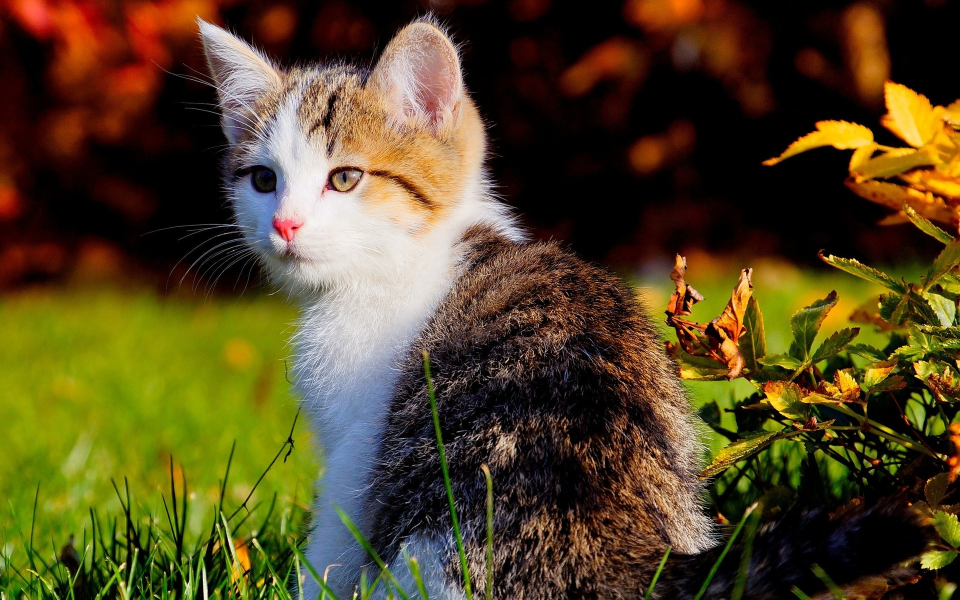
#> input picture cats/cat1.jpg, 1920 x 1200 px (shown at 1/2 size)
$ python edge_detection.py
#> lines starting #> are read from the running program, lines starting #| are printed output that depends on the picture; after the words box and inside, x2 and y2 are one past the last pixel; in counts of white or black regions, pixels touching at a corner belong together
#> further down, img is the input picture: shape (1200, 1920, 3); mean B, G, R 36.2, 70.9, 85.3
### myfunc.py
import cv2 as cv

# resize image frames
def resizeFrame(frame, scale=0.75):
#> called with scale = 0.4
    height = int(frame.shape[0] * scale)
#> height = 480
    width = int(frame.shape[1] * scale)
#> width = 768
    # height = 400
    # width = 500
    dimentions = (width, height)
#> dimentions = (768, 480)
    return cv.resize(frame, dimentions, interpolation=cv.INTER_AREA)

# put size of the image on the upper left corner
def putSize(frame):
    text = str(frame.shape[0]) + " X " + str(frame.shape[1])
#> text = '480 X 768'
    cv.putText(frame, text, (50,50), cv.FONT_HERSHEY_DUPLEX, 1.5, (0,0,255), thickness=2)
    return frame

### edge_detection.py
import cv2 as cv
import numpy as np
import matplotlib.pyplot as plt
from myfunc import resizeFrame
from myfunc import putSize

# read image frame
img = cv.imread("cats/cat1.jpg")
img = resizeFrame(img, .4)
img = putSize(img)
# cv.imshow("img", img)


# grey scale
grey = cv.cvtColor(img, cv.COLOR_BGR2GRAY)
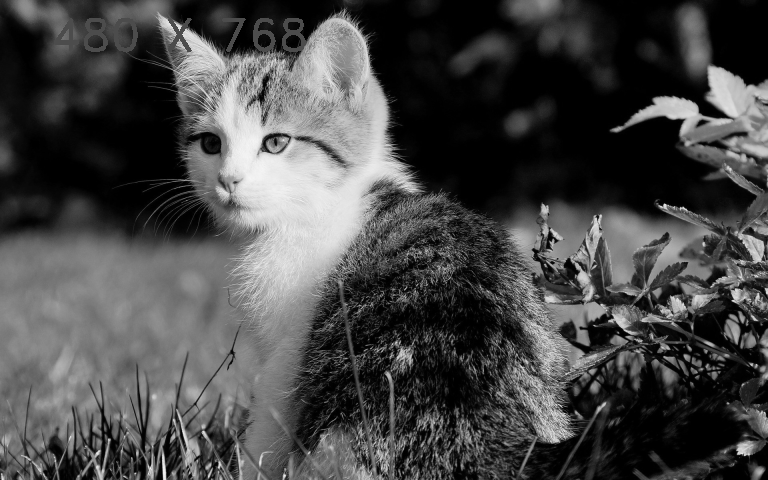
#> grey: shape (480, 768); min 0, max 245, mean 71.4
cv.imshow("grey", grey)


# laplacian method

lap = cv.Laplacian(grey, cv.CV_64F)
lap = np.uint8(np.absolute(lap))
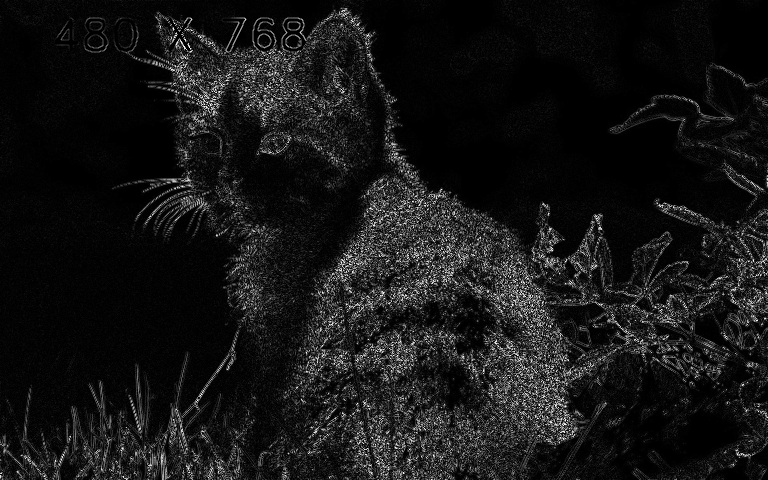
#> lap: shape (480, 768); min 0, max 255, mean 21.8
# cv.imshow("lpa", lap)

# solbel

sobel_x = cv.Sobel(grey, cv.CV_64F, 1, 0)
sobel_y = cv.Sobel(grey, cv.CV_64F, 0, 1)
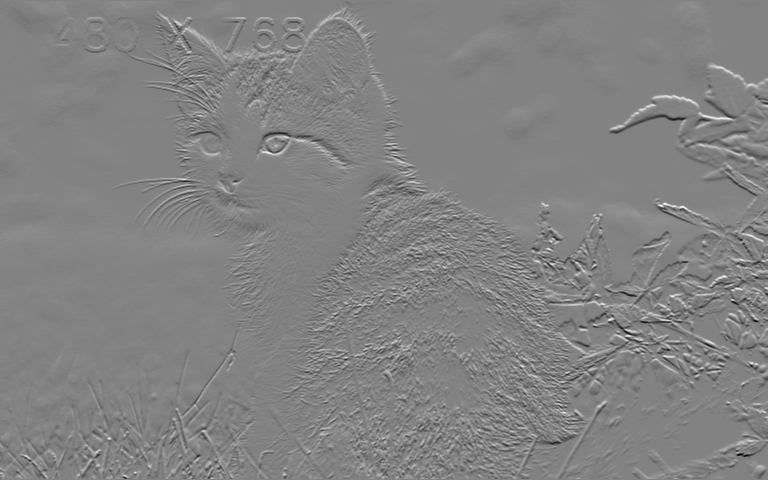
#> sobel_y: shape (480, 768) float64; min -816, max 777, mean 0.6; drawn with min black and max white
cv.imshow("sobelx", sobel_x)
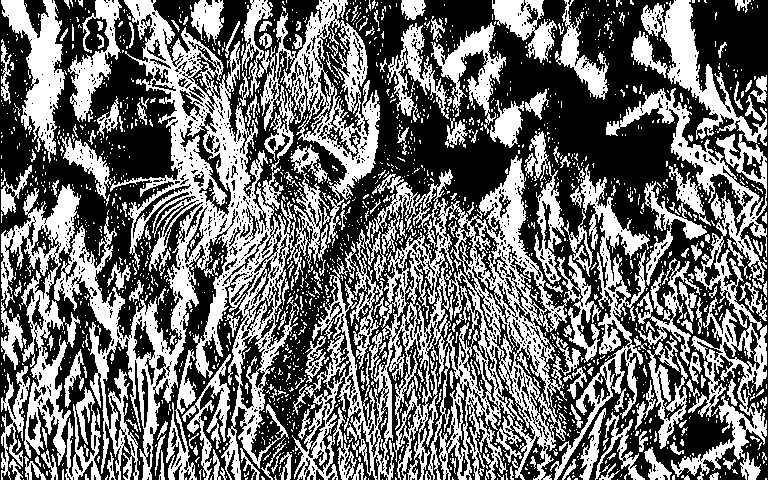
#> window 'sobelx': shape (480, 768); 43.5% white; 1976 white regions (1730 under 20 px), largest, box (x1, y1, x2, y2) and area: (54, 0, 330, 480) 33236, (292, 155, 601, 480) 30050, (257, 0, 380, 200) 8640
cv.imshow("sobely", sobel_y)
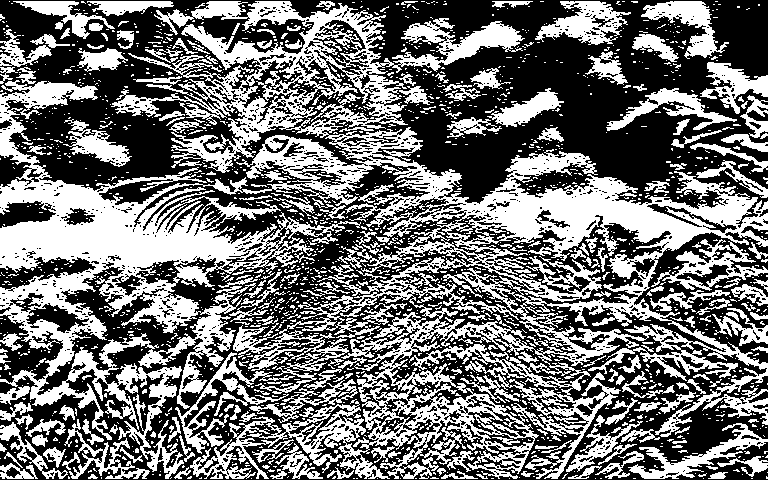
#> window 'sobely': shape (480, 768); 44.8% white; 1814 white regions (1565 under 20 px), largest, box (x1, y1, x2, y2) and area: (0, 1, 768, 479) 113878, (175, 352, 295, 454) 2082, (535, 1, 631, 45) 2029

combined = cv.bitwise_or(sobel_x, sobel_y)
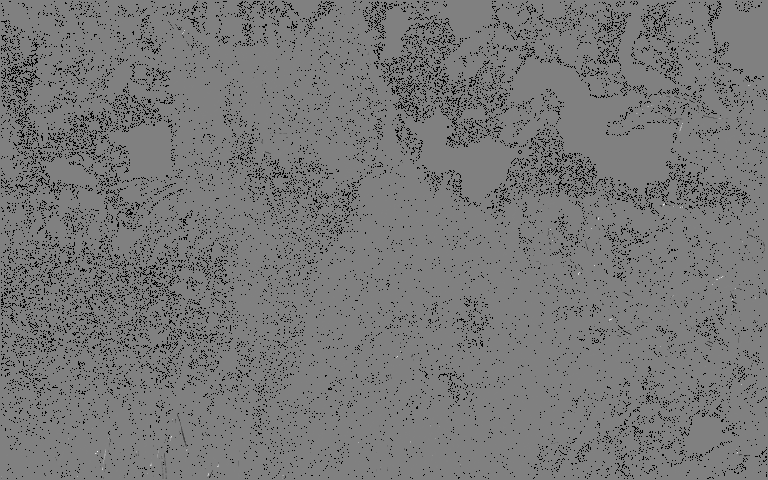
#> combined: shape (480, 768) float64; 6.76% of the values are NaN or infinite; the others: min -130944, max 128768, mean -143.7; drawn with min black, max white, NaN and infinite black
cv.imshow("combined", combined)
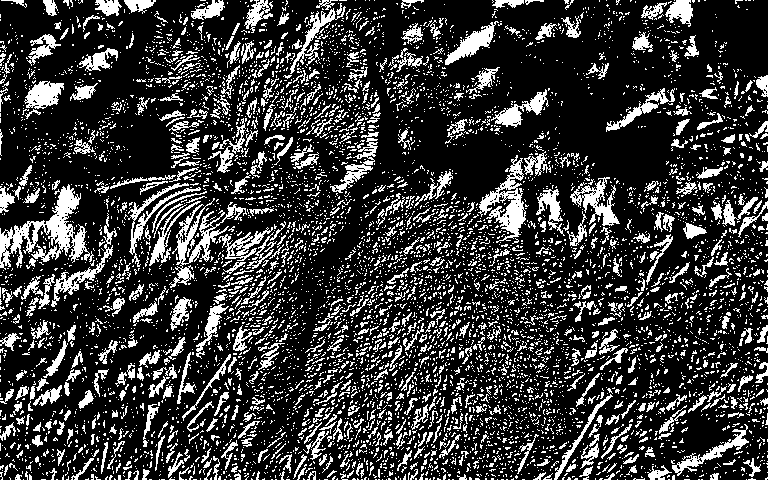
#> window 'combined': shape (480, 768); 22% white in thin lines or dots

cv.waitKey(0)
